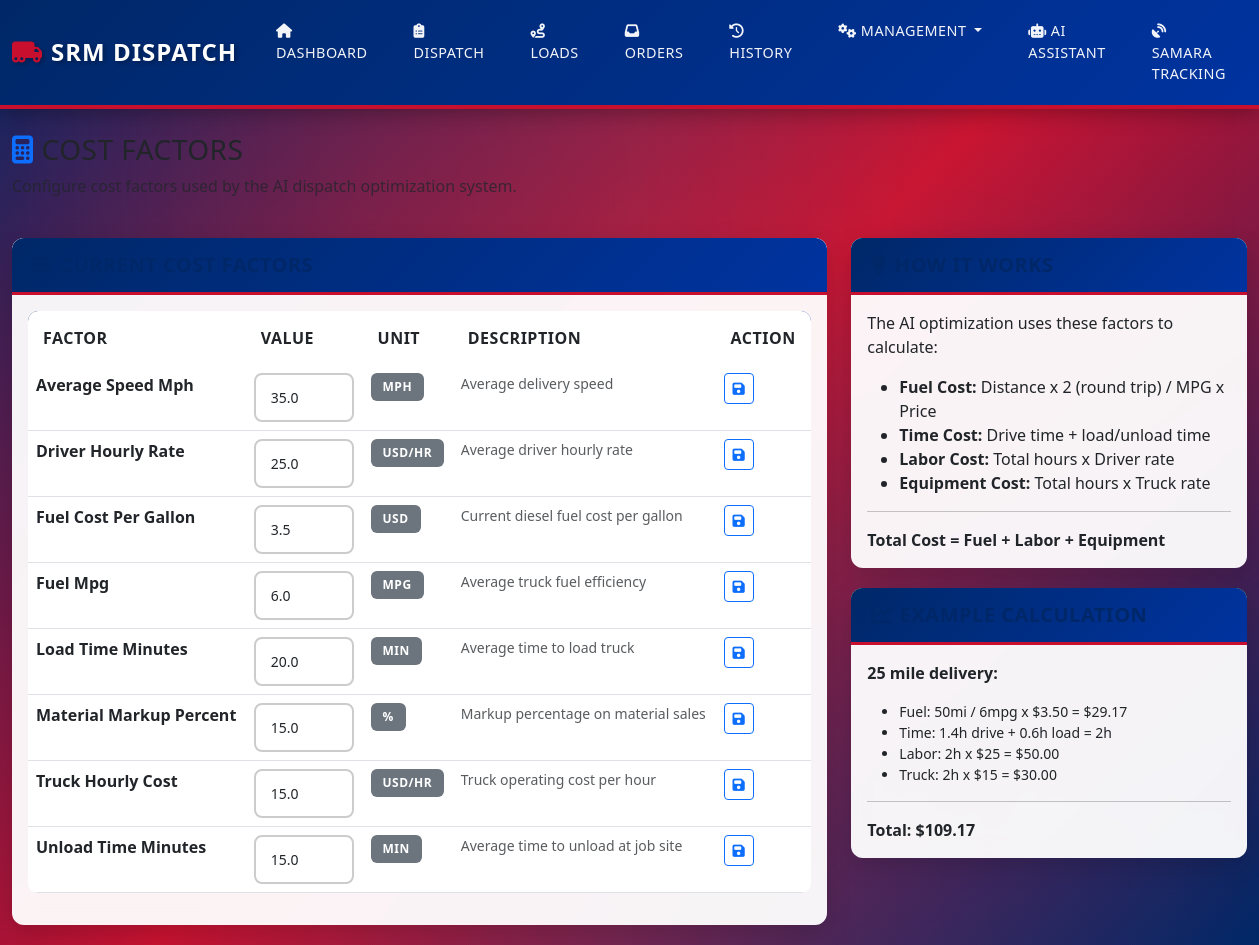
Page /cost-factors on the committed database.
### tables this page shows
CREATE TABLE cost_factors (
        id INTEGER PRIMARY KEY AUTOINCREMENT,
        factor_name TEXT NOT NULL UNIQUE,
        factor_value REAL NOT NULL,
        unit TEXT,
        description TEXT,
        created_at TIMESTAMP DEFAULT CURRENT_TIMESTAMP,
        updated_at TIMESTAMP DEFAULT CURRENT_TIMESTAMP
    );

### app.py (the view)
@app.route('/cost-factors')
def cost_factors():
    factors = query_db('SELECT * FROM cost_factors ORDER BY factor_name')
    return render_template('cost_factors.html', factors=factors)

### app.py (called while the page is built)
def get_db():
    conn = sqlite3.connect(DATABASE)
    conn.row_factory = sqlite3.Row
    return conn

def query_db(query, args=(), one=False, commit=False):
    conn = get_db()
    cur = conn.cursor()
    cur.execute(query, args)
    if commit:
        conn.commit()
        result = cur.lastrowid
    else:
        result = cur.fetchone() if one else cur.fetchall()
    conn.close()
    return result

### templates/cost_factors.html (shortened to what this page needs)
{% extends "base.html" %}
{% block content %}
<div class="row mb-4">
    <div class="col-12">
        <h1 class="h3 mb-0">
            <i class="fas fa-calculator me-2 text-primary"></i>Cost Factors
        </h1>
        <p class="text-muted mt-2">Configure cost factors used by the AI dispatch optimization system.</p>
    </div>
</div>
<div class="row">
    <div class="col-lg-8">
        <div class="card">
            <div class="card-header bg-white">
                <h5 class="mb-0"><i class="fas fa-sliders-h me-2"></i>Current Cost Factors</h5>
            </div>
            <div class="card-body">
                <div class="table-responsive">
                    <table class="table">
                        <thead>
                            <tr>
                                <th>Factor</th>
                                <th>Value</th>
                                <th>Unit</th>
                                <th>Description</th>
                                <th>Action</th>
                            </tr>
                        </thead>
                        <tbody>
                            {% for factor in factors %}
                            <tr>
                                <td><strong>{{ factor.factor_name.replace('_', ' ').title() }}</strong></td>
                                <td>
                                    <input type="number" class="form-control form-control-sm" style="width: 100px;"
                                           id="factor_{{ factor.factor_name }}" value="{{ factor.factor_value }}" step="0.01">
                                </td>
                                <td><span class="badge bg-secondary">{{ factor.unit }}</span></td>
                                <td class="text-muted small">{{ factor.description }}</td>
                                <td>
                                    <button class="btn btn-sm btn-outline-primary" onclick="updateFactor('{{ factor.factor_name }}')">
                                        <i class="fas fa-save"></i>
                                    </button>
                                </td>
                            </tr>
                            {% endfor %}
                        </tbody>
                    </table>
                </div>
            </div>
        </div>
    </div>
    <div class="col-lg-4">
        <div class="card">
            <div class="card-header bg-info text-white">
                <h5 class="mb-0"><i class="fas fa-lightbulb me-2"></i>How It Works</h5>
            </div>
            <div class="card-body">
                <p>The AI optimization uses these factors to calculate:</p>
                <ul>
                    <li><strong>Fuel Cost:</strong> Distance x 2 (round trip) / MPG x Price</li>
                    <li><strong>Time Cost:</strong> Drive time + load/unload time</li>
                    <li><strong>Labor Cost:</strong> Total hours x Driver rate</li>
                    <li><strong>Equipment Cost:</strong> Total hours x Truck rate</li>
                </ul>
                <hr>
                <p class="mb-0"><strong>Total Cost = Fuel + Labor + Equipment</strong></p>
            </div>
        </div>
        <div class="card mt-3">
            <div class="card-header bg-success text-white">
                <h5 class="mb-0"><i class="fas fa-chart-line me-2"></i>Example Calculation</h5>
            </div>
            <div class="card-body">
                <p><strong>25 mile delivery:</strong></p>
                <ul class="small">
                    <li>Fuel: 50mi / 6mpg x $3.50 = $29.17</li>
                    <li>Time: 1.4h drive + 0.6h load = 2h</li>
                    <li>Labor: 2h x $25 = $50.00</li>
                    <li>Truck: 2h x $15 = $30.00</li>
                </ul>
                <hr>
                <p class="mb-0"><strong>Total: $109.17</strong></p>
            </div>
        </div>
    </div>
</div>
{% endblock %}

### static/css/style.css (style rules this page uses)
:root { --srm-red: #C8102E; --srm-red-dark: #A00D25; --srm-white: #FFFFFF; --srm-blue: #002868; --srm-blue-light: #0033A0; --srm-gray-light: #F5F5F5; --srm-gray: #CCCCCC; --srm-dark: #333333; --srm-shadow: rgba(0, 0, 0, 0.15); }
body { font-family: 'Segoe UI', Tahoma, Geneva, Verdana, sans-serif; background: linear-gradient(135deg, #002868 0%, #C8102E 50%, #002868 100%); min-height: 100vh; background-attachment: fixed; }
body::before { content: ''; position: fixed; top: 0; left: 0; width: 100%; height: 100%; background-image: linear-gradient(90deg, transparent 0%, rgba(255, 255, 255, 0.05) 50%, transparent 100%), radial-gradient(circle at 30% 20%, rgba(200, 16, 46, 0.15) 0%, transparent 50%), radial-gradient(circle at 70% 80%, rgba(0, 40, 104, 0.15) 0%, transparent 50%); z-index: -1; pointer-events: none; }
.card { border: none; border-radius: 12px; box-shadow: 0 8px 25px rgba(0, 0, 0, 0.15); backdrop-filter: blur(10px); background: rgba(255, 255, 255, 0.95); transition: all 0.3s ease; margin-bottom: 20px; }
.card-header { background: linear-gradient(135deg, var(--srm-blue) 0%, var(--srm-blue-light) 100%); color: white; font-weight: 600; text-transform: uppercase; letter-spacing: 1px; border-bottom: 3px solid var(--srm-red); border-radius: 12px 12px 0 0 !important; padding: 15px 20px; }
.table { background: white; border-radius: 10px; overflow: hidden; }
.table thead { background: linear-gradient(135deg, var(--srm-blue) 0%, var(--srm-blue-light) 100%); color: white; }
.table thead th { border: none; font-weight: 600; text-transform: uppercase; letter-spacing: 0.5px; padding: 15px; }
.table tbody tr { transition: all 0.2s; }
.form-control { border-radius: 8px; border: 2px solid var(--srm-gray); padding: 12px 15px; transition: all 0.3s; }
.badge { padding: 8px 12px; font-weight: 600; text-transform: uppercase; letter-spacing: 0.5px; border-radius: 6px; }
h1, h2, h3, h4, h5, h6 { color: var(--srm-blue); font-weight: 700; text-transform: uppercase; letter-spacing: 0.5px; }

### rows in the picture
cost_factors: factor_name.replace "Average Speed Mph", factor_value "35.0", unit "MPH", description "Average delivery speed"
cost_factors: factor_name.replace "Driver Hourly Rate", factor_value "25.0", unit "USD/HR", description "Average driver hourly rate"
cost_factors: factor_name.replace "Fuel Cost Per Gallon", factor_value "3.5", unit "USD", description "Current diesel fuel cost per gallon"
cost_factors: factor_name.replace "Fuel Mpg", factor_value "6.0", unit "MPG", description "Average truck fuel efficiency"
cost_factors: factor_name.replace "Load Time Minutes", factor_value "20.0", unit "MIN", description "Average time to load truck"
cost_factors: factor_name.replace "Material Markup Percent", factor_value "15.0", unit "%", description "Markup percentage on material sales"
cost_factors: factor_name.replace "Truck Hourly Cost", factor_value "15.0", unit "USD/HR", description "Truck operating cost per hour"
cost_factors: factor_name.replace "Unload Time Minutes", factor_value "15.0", unit "MIN", description "Average time to unload at job site"
